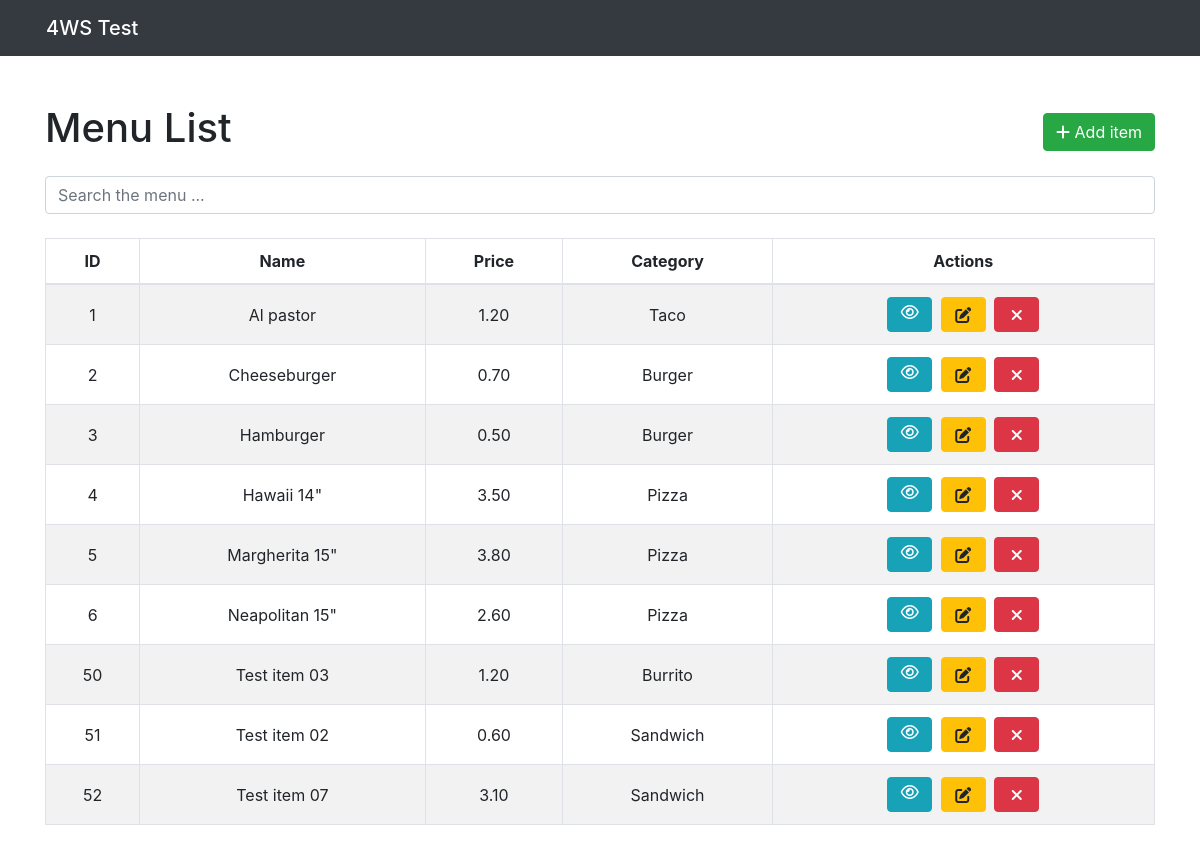
The page / on the database its author committed.
### tables this page shows
CREATE TABLE `products` (
  `prod_id` int(11) NOT NULL,
  `prod_name` varchar(355) NOT NULL,
  `prod_descr` text NOT NULL,
  `prod_price` decimal(10,2) NOT NULL,
  `prod_cat` int(11) NOT NULL
);

CREATE TABLE `categories` (
  `cat_id` int(11) NOT NULL,
  `cat_name` varchar(255) NOT NULL,
  `cat_descr` text NOT NULL
);

### includes/menuList.php (called while the page is built, shortened)
<?php
    include('getCategories.php');
    $getProducts = "select * from products";
    $runProducts = mysqli_query($con, $getProducts);
    $products = array();
    while($rowProducts = mysqli_fetch_array($runProducts)) {
        $oProduct = new stdClass();
        $oProduct->id = $rowProducts['prod_id'];
        $oProduct->name = $rowProducts['prod_name'];
        $oProduct->price = $rowProducts['prod_price'];
        $oProduct->cat = getCategoryName($rowProducts['prod_cat']);
    }
?>

### includes/getCategories.php (called while the page is built, shortened)
<?php
    $getCategories = "select * from categories";
    $runCategories = mysqli_query($con, $getCategories);
    $categories = array();
    while ($rowCategories = mysqli_fetch_array($runCategories)) {
        $oCategory = new stdClass();
        $oCategory->id = $rowCategories['cat_id'];
    }
?>

### index.php (the view, shortened to what this page needs)
<!DOCTYPE>
<?php
    include('includes/db.php');
    include("includes/menuList.php");
?>
<html lang="en-US">
    <head>
        <?php include("includes/components/head.php"); ?>
    </head>
    <body>
        <?php include("includes/components/header.php"); ?>
        <main class="container my-5">
            <div class="row">
                <div class="col">
                    <h1>Menu List</h1>
                </div>
                <div class="col text-right pageTopRightControlBtn">
                    <button id="addItem" class="btn btn-success" data-toggle="modal" data-target="#addItemModal"><i class="fas fa-plus"></i>&nbsp;Add item</button>
                </div>
            </div>
            <div class="row mt-3">
                <div class="col">
                    <input class="form-control" id="menuTableSearch" type="text" placeholder="Search the menu ...">
                    <br>
                    <table id="menuTable" class="menuTable table table-bordered table-striped text-center">
                        <thead>
                            <tr>
                                <th>ID</th>
                                <th>Name</th>
                                <th>Price</th>
                                <th>Category</th>
                                <th>Actions</th>
                            </tr>
                        </thead>
                        <tbody>
                            <?php foreach ($products as $product) { ?>
                                <tr>
                                    <td class="align-middle"><?= $product->id ?></td>
                                    <td class="align-middle"><?= $product->name ?></td>
                                    <td class="align-middle"><?= $product->price ?></td>
                                    <td class="align-middle"><?= $product->cat ?></td>
                                    <td class="align-middle actions">
                                        <a href="product.php?id=<?= $product->id ?>" target="_blank" class="btn btn-info" title="View product page"><i class="far fa-eye"></i></a>
                                        <button id="editItem_<?= $product->id ?>" class="btn btn-warning actions--edit" data-toggle="modal" data-target="#editItemModal_<?= $product->id ?>" title="Edit item ID: <?= $product->id ?>">
                                            <i class="fas fa-edit"></i>
                                        </button>
                                        <form class="actions--delete" action="" method="post">
                                            <button name="deleteItem" type="submit" class="btn btn-danger" title="Delete item ID: <?= $product->id ?>" value="<?= $product->id ?>"><i class="fas fa-times"></i></button>
                                        </form>
                                    </td>
                                </tr>
                            <?php } ?>
                        </tbody>
                    </table>
                </div>
            </div>
        </main>
    </body>
</html>

### includes/components/head.php (shortened to what this page needs)
<link rel="stylesheet" href="dist/assets/css/main.css">

### includes/components/header.php
<header class="bg-dark">
    <nav class="navbar navbar-dark bg-dark container">
        <span class="navbar-brand mb-0 h1">4WS Test</span>
    </nav>
</header>

### rows shown on the page
products: prod_id "1", prod_name "Al pastor", prod_price "1.20", prod_cat.cat_name "Taco"
products: prod_id "2", prod_name "Cheeseburger", prod_price "0.70", prod_cat.cat_name "Burger"
products: prod_id "3", prod_name "Hamburger", prod_price "0.50", prod_cat.cat_name "Burger"
products: prod_id "4", prod_name "Hawaii 14\"", prod_price "3.50", prod_cat.cat_name "Pizza"
products: prod_id "5", prod_name "Margherita 15\"", prod_price "3.80", prod_cat.cat_name "Pizza"
products: prod_id "6", prod_name "Neapolitan 15\"", prod_price "2.60", prod_cat.cat_name "Pizza"
products: prod_id "50", prod_name "Test item 03", prod_price "1.20", prod_cat.cat_name "Burrito"
products: prod_id "51", prod_name "Test item 02", prod_price "0.60", prod_cat.cat_name "Sandwich"
products: prod_id "52", prod_name "Test item 07", prod_price "3.10", prod_cat.cat_name "Sandwich"
